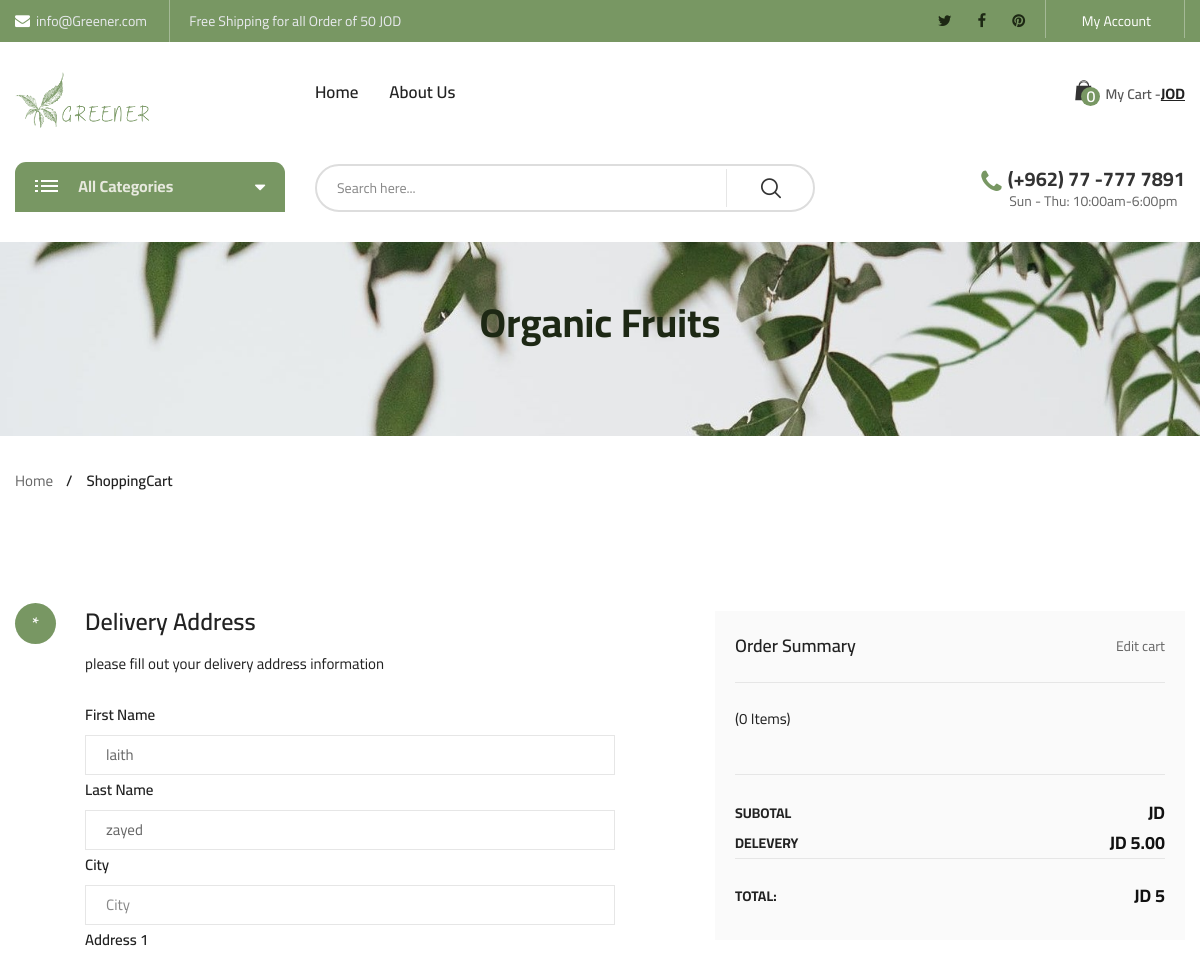
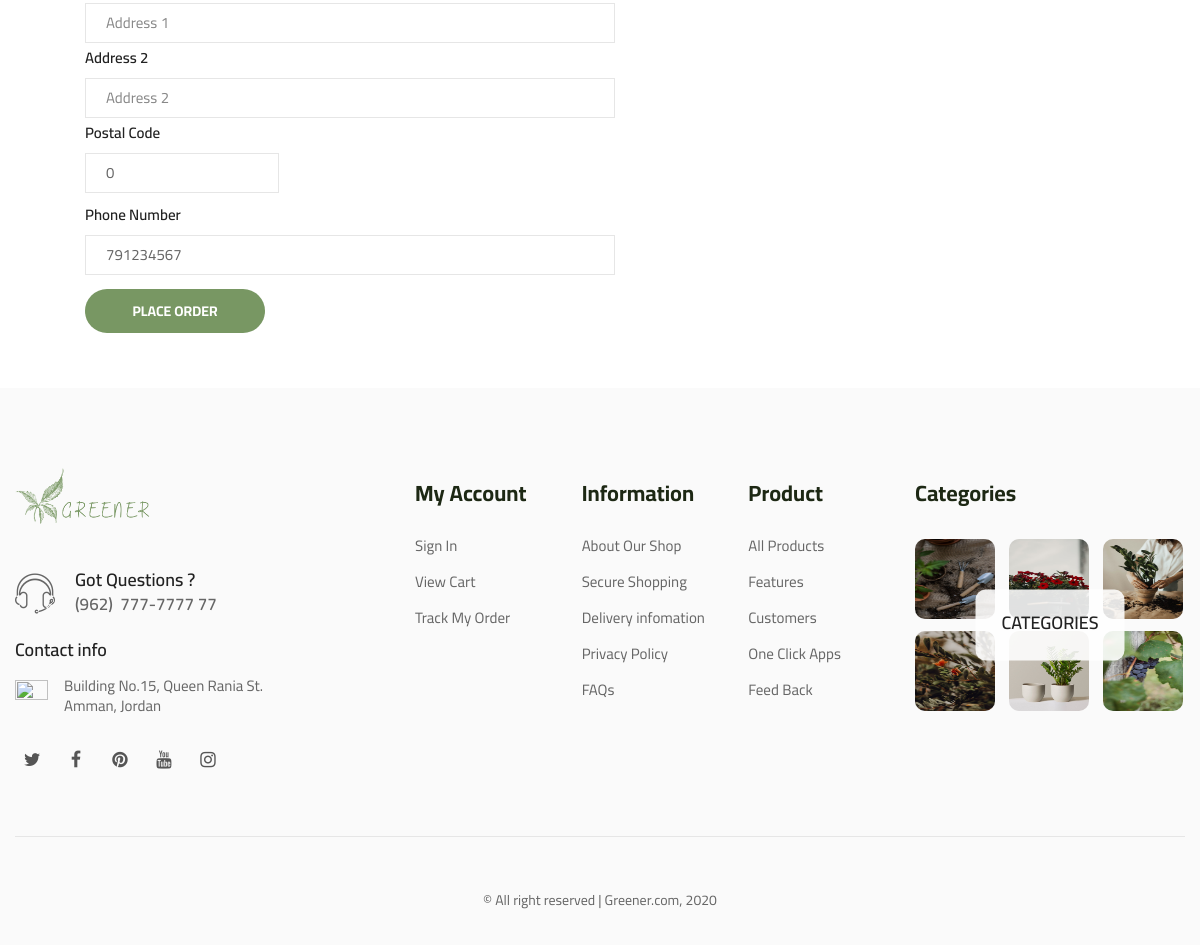
Screenshot of /checkout.php (signed in) with the database file from the repository (2 pictures, top to bottom).
### tables this page shows
CREATE TABLE `users` (
  `user_id` int(10) NOT NULL,
  `user_firstname` varchar(100) NOT NULL,
  `user_lastname` varchar(100) NOT NULL,
  `user_email` varchar(100) NOT NULL,
  `user_phone` int(100) NOT NULL,
  `user_password` varchar(100) NOT NULL,
  `user_city` varchar(100) NOT NULL,
  `user_zip_code` int(10) NOT NULL,
  `user_image` text NOT NULL,
  `user_country` varchar(100) NOT NULL,
  `user_address1` varchar(100) NOT NULL,
  `user_address2` varchar(100) NOT NULL,
  `user_verification` varchar(1000) NOT NULL
);

### checkout.php (the view, shortened to what this page needs)
<?php
include('includes/connection.php');
include('includes/headerInner.php');
if ($_SESSION['total'] < 50) {
    $delevery_amount = 'JD 5.00';
} else {
    $delevery_amount = 'Free !';
}
$total_with_delevery = $_SESSION['total'] + 5;
$query = "SELECT * FROM users WHERE user_id = {$_SESSION['user_id']}";
$result = mysqli_query($conn, $query);
$row   = mysqli_fetch_assoc($result);
?>
<div class="hero-section hero-background">
    <h1 class="page-title">Organic Fruits</h1>
</div>
<div class="container">
    <nav class="biolife-nav">
        <ul>
            <li class="nav-item"><a href="index-2.html" class="permal-link">Home</a></li>
            <li class="nav-item"><span class="current-page">ShoppingCart</span></li>
        </ul>
    </nav>
</div>
<div class="page-contain checkout">
    <div id="main-content" class="main-content">
        <div class="container sm-margin-top-37px">
            <div class="row">
                <div class="col-lg-7 col-md-7 col-sm-6 col-xs-12">
                    <div class="checkout-progress-wrap">
                        <ul class="steps">
                            <li class="step 1st">
                                <div class="checkout-act active">
                                    <h3 class="title-box"><span class="number">*</span>Delivery Address</h3>
                                    <div class="box-content">
                                        <p class="txt-desc">please fill out your delivery address information </p>
                                        <div class="login-on-checkout">
                                            <form name="frm-login" method="post">
                                                <p class="form-row">
                                                    <label for="firstname">First Name</label>
                                                    <input class='col-lg-12 col-md-12 col-sm-12 col-xs-12' type="Text" name="first_name" id="input_email" value="<?php echo $row['user_firstname'] ?>" placeholder="First Name">
                                                </p>
                                                <p class="form-row">
                                                    <label for="firstname">Last Name</label>
                                                    <input class='col-lg-12 col-md-12 col-sm-12 col-xs-12' type="Text" name="last_name" id="input_email" value="<?php echo $row['user_lastname'] ?>" placeholder="Last Name">
                                                </p>
                                                <p class="form-row">
                                                    <label for="firstname">City</label>
                                                    <input class='col-lg-12 col-md-12 col-sm-12 col-xs-12' type="Text" name="city" id="input_email" value="<?php echo $row['user_city'] ?>" placeholder="City">
                                                </p>
                                                <p class="form-row">
                                                    <label for="firstname">Address 1</label>
                                                    <input class='col-lg-12 col-md-12 col-sm-12 col-xs-12' type="Text" name="address1" id="input_email" value="<?php echo $row['user_address1'] ?>" placeholder="Address 1">
                                                </p>
                                                <p class="form-row">
                                                    <label for="firstname">Address 2</label>
                                                    <input class='col-lg-12 col-md-12 col-sm-12 col-xs-12' type="Text" name="address2" id="input_email" value="<?php echo $row['user_address2'] ?>" placeholder="Address 2">
                                                </p>
                                                <p class="form-row">
                                                    <label for="firstname">Postal Code</label>
                                                    <input type="Text" name="postal_code" id="input_email" value="<?php echo $row['user_zip_code'] ?>" placeholder="Postal Code">
                                                </p>
                                                <p class="form-row">
                                                    <label for="firstname">Phone Number</label>
                                                    <input class='col-lg-12 col-md-12 col-sm-12 col-xs-12' type="Text" name="phone_number" id="input_email" value="<?php echo $row['user_phone'] ?>" placeholder="Phone Number">
                                                </p>
                                                <p class="form-row ">
                                                    <button type="submit" name="submit" class="btn lg-margin-top-14px">Place Order</button>
                                                </p>
                                            </form>
                                        </div>
                                    </div>
                                </div>
                            </li>
                        </ul>
                    </div>
                </div>
                <div class="col-lg-5 col-md-5 col-sm-6 col-xs-12 sm-padding-top-48px sm-margin-bottom-0 xs-margin-bottom-15px">
                    <div class="order-summary sm-margin-bottom-80px">
                        <div class="title-block">
                            <h3 class="title">Order Summary</h3>
                            <a href="cart.php" class="link-forward">Edit cart</a>
                        </div>
                        <div class="cart-list-box short-type">
                            <span class="number">(<?php echo count($_SESSION['cart']) ?> Items)</span>
                            <ul class="cart-list">
                            </ul>
                            <ul class="subtotal">
                                <li>
                                    <div class="subtotal-line">
                                        <b class="stt-name">Subotal</b>
                                        <span class="stt-price">JD <?php echo $_SESSION['total']; ?></span>
                                    </div>
                                </li>
                                <li>
                                    <div class="subtotal-line">
                                        <b class="stt-name">Delevery</b>
                                        <span class="stt-price"><?php echo $delevery_amount ?></span>
                                    </div>
                                </li>
                                <li>
                                    <div class="subtotal-line">
                                        <b class="stt-name">total:</b>
                                        <span class="stt-price">JD <?php if ($delevery_amount == 'Free !') {
                                                                        echo $_SESSION['total'];
                                                                    } else {
                                                                        echo $total_with_delevery;
                                                                    } ?></span>
                                    </div>
                                </li>
                            </ul>
                        </div>
                    </div>
                </div>
            </div>
        </div>
    </div>
</div>
<?php include('includes/footer.php'); ?>

### assets/css/main-color.css (style rules this page uses)
.bg-main, .testml-elem-2, .btn.btn-thin:hover, .service-inner.style-02 .number, .biof-loading-center-absolute .dot, .biolife-service__type02 .foot-area, .biolife-tweet-item .tw-head .icon i, .biolife-social.circle-hover ul li a:hover, .footer.layout-02 .copy-rights-contain, .tab-head__default .tab-element .tab-link::before, .header-top .top-bar .social-list.circle-layout a:hover, .biolife-banner__grid:not(.type-02) .banner-contain .cat-name::before, .slider-opt04__layout01.light-version .buttons .btn.btn-bold:not(:hover), .biolife-banner__style-05 .btn-shopnow, .biolife-banner__style-06 .btn-shopnow, .biolife-banner__style-07 .btn-shopnow, .style-bottom-info.layout-02 .thumbnail .post-date, .style-bottom-info.layout-03 .thumbnail .post-date, .tab-head__icon-top-layout a::after, .slider-opt03__layout01.mode-03 .buttons .btn.btn-bold:not(:hover), .biolife-banner__special-02 .product-detail .add-to-cart-btn:not(:hover), .contain-product__right-info-layout3 .buttons .add-to-cart-btn:not(:hover), .contain-product__deal-layout .slide-down-box .buttons .add-to-cart-btn, .biolife-banner__special .product-detail .add-to-cart-btn, .post-item .group-buttons .count-number:hover .number, .post-item .post-content .btn.readmore:hover, .post-comments .form-row.last-btns .btn-sumit, .style-bottom-info.layout-03 .post-meta .liked .number, .single-post-contain .post-foot .socials-connection .social-list li a:hover, .wgt-twitter-item .detail .viewall a:hover::before, .biolife-carousel .slick-dots li.slick-active button, .btn.btn-bold:not(:hover), .contact-form-container .form-row .btn-submit, .login-on-checkout .form-row button, .minicart-block.layout-02 .icon-contain .btn-to-cart, .checkout-progress-wrap .checkout-act.active .title-box .number, .biolife-progress-bar .progress .progress-bar, .shpcart-subtotal-block .btn-checkout .btn, .shopping-cart-container table td.wrap-btn-control .btn, .review-form-wrapper .form-row button[type=submit], .header-area.layout-01 .mobile-search .open-searchbox, .product-tabs.single-layout .tab-head .tabs li a::before, .sumary-product .action-form .buttons .pull-row .btn:hover::before, .sumary-product .action-form .buttons .pull-row .btn:hover::after, .biolife-panigations-block ul li a:hover, .biolife-panigations-block ul li .current-page, .pr-detail-layout .info .buttons .add-to-cart-btn, .contain-product.layout-default .slide-down-box .buttons .add-to-cart-btn, .sidebar .price-filter .frm-contain .f-item .btn-submit, .newsletter-block .form-content .bnt-submit, .mobile-search .mobile-search-content .btn-submit, .vertical-category-block .block-title, .biolife-banner__promotion3 .product-detail .add-to-cart-btn, .biolife-banner__grid .banner-contain .cat-name::before, .biolife-cart-info .minicart-block .btn-control .view-cart, .sumary-product .action-form .buttons .add-to-cart-btn, .service-inner.color-reverse .number, .content-404 .button, .slider-opt03__layout01 .buttons .btn.btn-bold:not(:hover), .biolife-cart-info .icon-qty-combine .qty { background-color: #789763; }

### rows the page displays
users: first_name "laith", last_name "zayed", postal_code "0", phone_number "791234567"

### other values shown
$full_cart "0"
count($_SESSION['cart']) "0"
$delevery_amount "JD 5.00"
$total_with_delevery "5"
